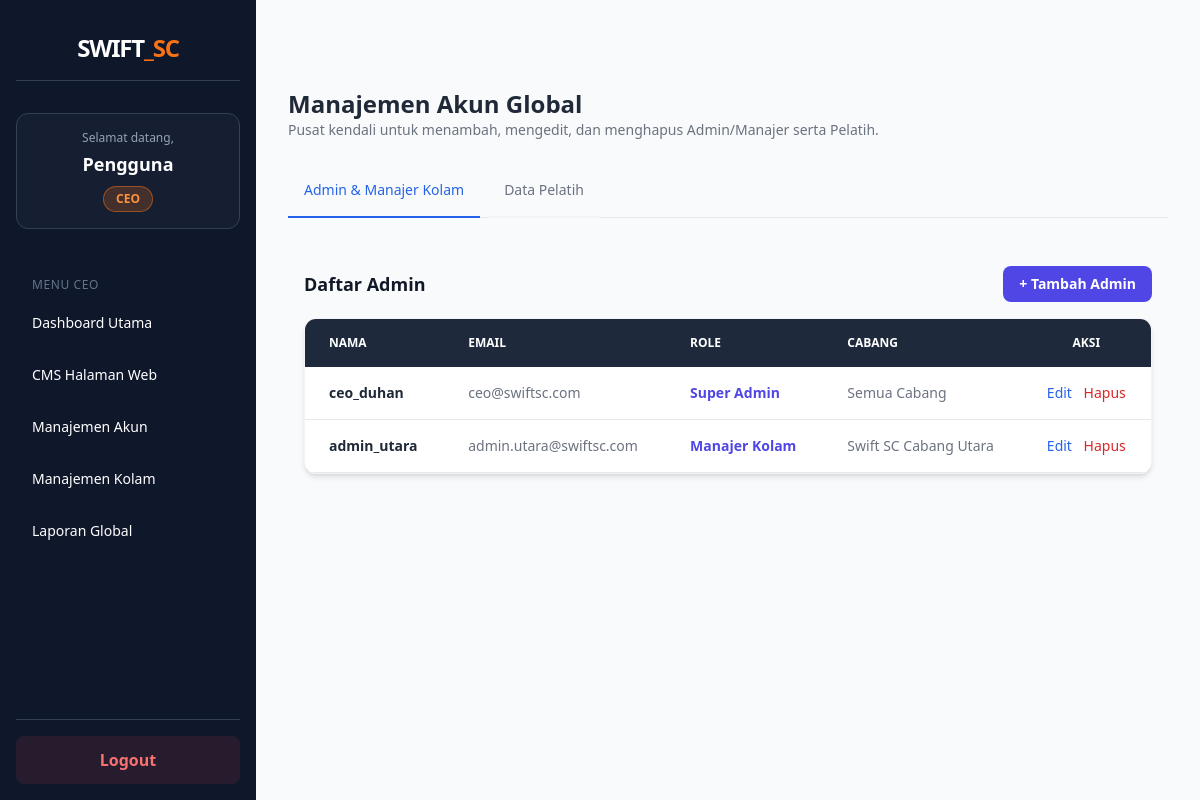
The page /ceo/ceo_manage_akun.php (signed in) on the database its author committed.
### tables this page shows
CREATE TABLE `users` (
  `id` int(11) NOT NULL,
  `username` varchar(100) NOT NULL,
  `email` varchar(150) NOT NULL,
  `password` varchar(255) NOT NULL,
  `role` enum('CEO','Admin','Pelatih') NOT NULL,
  `cabang_id` int(11) DEFAULT NULL,
  `created_at` timestamp NOT NULL DEFAULT current_timestamp()
);

CREATE TABLE `cabang` (
  `id` int(11) NOT NULL,
  `nama_cabang` varchar(100) NOT NULL,
  `lokasi` text NOT NULL,
  `created_at` timestamp NOT NULL DEFAULT current_timestamp()
);

### ceo/ceo_manage_akun.php (the view, shortened to what this page needs)
<?php
include '../includes/header.php';
include '../includes/sidebar.php';
include '../includes/koneksi.php';
?>
<div class="p-4 sm:ml-64">
    <div class="p-4 rounded-lg mt-14">
        <div class="mb-6">
            <h1 class="text-2xl font-bold text-gray-800">Manajemen Akun Global</h1>
            <p class="text-sm text-gray-500">Pusat kendali untuk menambah, mengedit, dan menghapus Admin/Manajer serta Pelatih.</p>
        </div>
        <div class="mb-8 border-b border-gray-200">
            <ul class="flex flex-wrap -mb-px text-sm font-medium text-center" id="myTab" data-tabs-toggle="#myTabContent" role="tablist">
                <li class="mr-2" role="presentation">
                    <button class="inline-block p-4 border-b-2 rounded-t-lg" id="admin-tab" data-tabs-target="#admin" type="button" role="tab" aria-controls="admin" aria-selected="false">Admin & Manajer Kolam</button>
                </li>
                <li class="mr-2" role="presentation">
                    <button class="inline-block p-4 border-b-2 rounded-t-lg hover:text-gray-600 hover:border-gray-300" id="pelatih-tab" data-tabs-target="#pelatih" type="button" role="tab" aria-controls="pelatih" aria-selected="false">Data Pelatih</button>
                </li>
            </ul>
        </div>
        <div id="myTabContent">
            <div class="hidden p-4 rounded-lg bg-gray-50" id="admin" role="tabpanel" aria-labelledby="admin-tab">
                <div class="flex justify-between items-center mb-4">
                    <h2 class="text-lg font-bold">Daftar Admin</h2>
                    <button data-modal-target="modalTambahAdmin" data-modal-toggle="modalTambahAdmin" class="bg-indigo-600 hover:bg-indigo-700 text-white font-bold py-2 px-4 rounded-lg text-sm transition-all">+ Tambah Admin</button>
                </div>
                <div class="relative overflow-x-auto shadow-md sm:rounded-xl bg-white border border-gray-100">
                    <table class="w-full text-sm text-left text-gray-500">
                        <thead class="text-xs text-white uppercase bg-slate-800">
                            <tr>
                                <th class="px-6 py-4">Nama</th>
                                <th class="px-6 py-4">Email</th>
                                <th class="px-6 py-4">Role</th>
                                <th class="px-6 py-4">Cabang</th>
                                <th class="px-6 py-4 text-center">Aksi</th>
                            </tr>
                        </thead>
                        <tbody>
                            <?php
                            $usersArray = [];
                            try {
                                $q_admin = mysqli_query($koneksi, "SELECT users.*, cabang.nama_cabang as nama_kolam FROM users LEFT JOIN cabang ON users.cabang_id = cabang.id WHERE role IN ('CEO', 'Admin')");
                                if($q_admin) {
                                    while($row = mysqli_fetch_assoc($q_admin)) {
                                        $usersArray[] = $row;
                                    }
                                }
                            } catch (\Exception $e) {}
                            if(count($usersArray) > 0) {
                                foreach($usersArray as $data) {
                                    $role_id = ($data['role'] == 'CEO') ? 1 : 2;
                                    $nama_role = ($role_id == 1) ? 'Super Admin' : 'Manajer Kolam';
                                    $akses_kolam = empty($data['cabang_id']) ? 'Semua Cabang' : htmlspecialchars($data['nama_kolam']);
                            ?>
                            <tr class="bg-white border-b hover:bg-slate-50">
                                <td class="px-6 py-4 font-bold text-gray-800"><?= htmlspecialchars($data['username']); ?></td>
                                <td class="px-6 py-4"><?= htmlspecialchars($data['email']); ?></td>
                                <td class="px-6 py-4 font-semibold text-indigo-600"><?= $nama_role; ?></td>
                                <td class="px-6 py-4"><?= $akses_kolam; ?></td>
                                <td class="px-6 py-4 text-center space-x-2">
                                    <button data-modal-target="modalEditAdmin<?= $data['id']; ?>" data-modal-toggle="modalEditAdmin<?= $data['id']; ?>" class="font-medium text-blue-600 hover:underline">Edit</button>
                                    <a href="ceo_proses_akun.php?hapus_admin=<?= $data['id']; ?>" onclick="return confirm('Hapus admin ini?')" class="font-medium text-red-600 hover:underline">Hapus</a>
                                </td>
                            </tr>
                            <?php } } else { echo "<tr><td colspan='5' class='px-6 py-4 text-center'>Tidak ada data.</td></tr>"; } ?>
                        </tbody>
                    </table>
                </div>
            </div>
        </div>
    </div>
</div>
<?php include '../includes/footer.php'; ?>

### rows shown on the page
users: username "ceo_duhan", email "ceo@swiftsc.com", role "Super Admin", cabang "Semua Cabang"
users: username "admin_utara", email "admin.utara@swiftsc.com", role "Manajer Kolam", cabang.nama_cabang "Swift SC Cabang Utara"

### other values the page prints
$nama "Pengguna"
$role "CEO"
